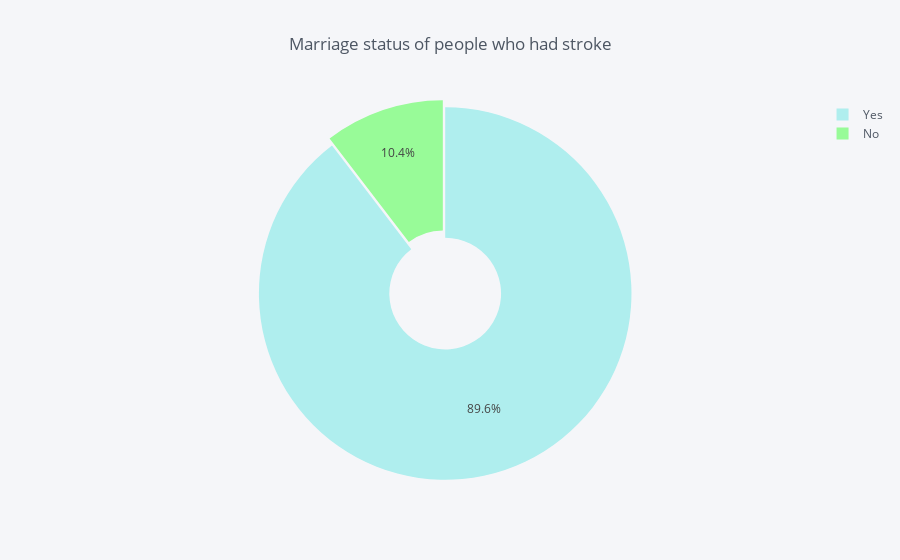

Notebook code for this chart:
### Markdown cell above
##Marriage status of people who had stroke

### Code cell
Married = df.groupby(df['ever_married'])['stroke'].sum()
df_Married = pd.DataFrame({'labels': Married.index,'values': Married.values})
df_Married.iplot(kind='pie',labels='labels',values='values', title='Marriage status of people who had stroke', colors = colors2, pull=[0.02, 0.02],hole = 0.3)

### Figure 1 — Plotly figure (JSON) as saved in the notebook; plotly's stock layout.template omitted (floating-point values rounded to 4 significant figures)
{"data": [{"hole": 0.3, "labels": ["No", "Yes"], "marker": {"colors": ["rgba(152, 251, 152, 1.0)", "rgba(175, 238, 238, 1.0)"]}, "name": "", "pull": [0.02, 0.02], "values": [21, 181], "type": "pie"}], "layout": {"legend": {"bgcolor": "#F5F6F9", "font": {"color": "#4D5663"}}, "paper_bgcolor": "#F5F6F9", "plot_bgcolor": "#F5F6F9", "titlefont": {"color": "#4D5663"}, "title": "Marriage status of people who had stroke"}}
